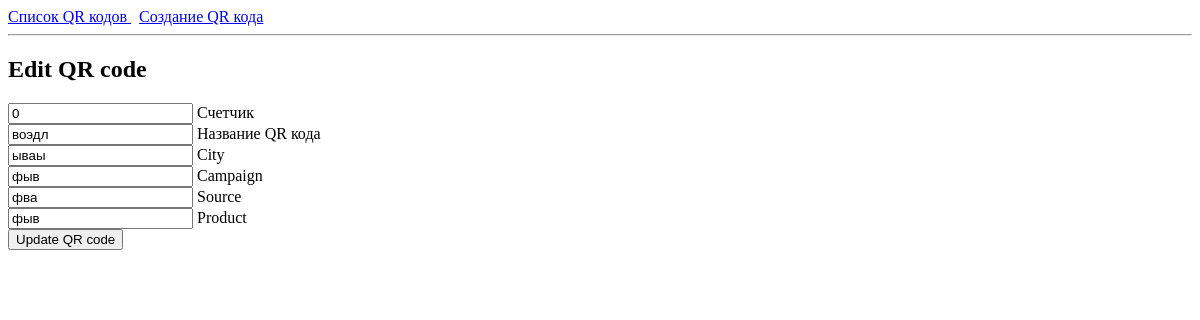
/qr/voedl-1574523888/update/, run on an earlier commit of the app's database.
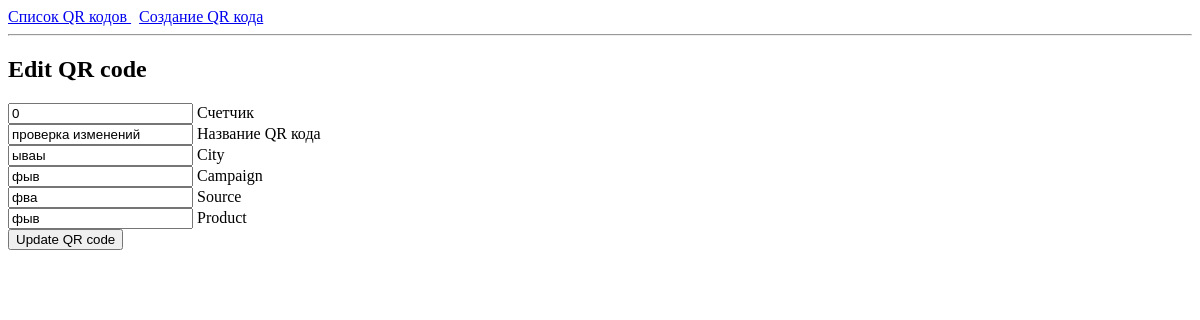
And on a later commit of the database.
### qr_code/apps/qr_list/models.py (models this page shows, shortened)
class List(models.Model):
	qr_date = models.DateTimeField('дата создания', auto_now_add=True, db_index=True)
	qr_name = models.CharField('Название QR кода', max_length=100, null=False, blank=True, db_index=True)
	qr_city = models.CharField('City', max_length=100, null=False, blank=True, )
	qr_campaign = models.CharField('Campaign', max_length=100, null=False, blank=True, )
	qr_source = models.CharField('Source', max_length=100, null=False, blank=True, )
	qr_product = models.CharField('Product', max_length=100, null=False, blank=True, )
	qr_quantity = models.IntegerField('счетчик', default=0, null=False, blank=True)
	slug = models.SlugField('слаг', unique=True, blank=True)
	class Meta:
		ordering = ('-qr_date',)
	def get_update_url(self):
		return reverse('qr_update_url', kwargs={'slug':self.slug})

### qr_code/apps/qr_list/views.py (the view, shortened to what this page needs)
# urls.py: path('<str:slug>/update/', views.ListUpdate.as_view(), name='qr_update_url')
class ListUpdate(View):
	def get(self, request, slug):
		detail = List.objects.get(slug__iexact=slug)
		bound_form = ListForm(instance=detail)
		return render(request, 'qr_list/qr_update.html', context={'form':bound_form, 'detail':detail})

### qr_code/apps/qr_list/forms.py (shortened to what this page needs)
class ListForm(forms.ModelForm):
	class Meta:
		model = List
		fields = ['qr_quantity','qr_name', 'qr_city', 'qr_campaign', 'qr_source', 'qr_product',]

### qr_code/templates/qr_list/qr_update.html (shortened to what this page needs)
{% extends 'qr_list/base.html' %}
{% block content %}
	<h2>Edit QR code</h2>
	<form action="{{ detail.get_update_url }}" method="post">
{% for field in form %}
{{ field }}  {{ field.label }} <br>
{% endfor %}
		<button type="submit" class="btn btn-primary">Update QR code</button>
	</form>
{% endblock %}

What changed in the data, as far as the page shows it:
changed List "ываы": qr_name "воэдл" → "проверка изменений"
